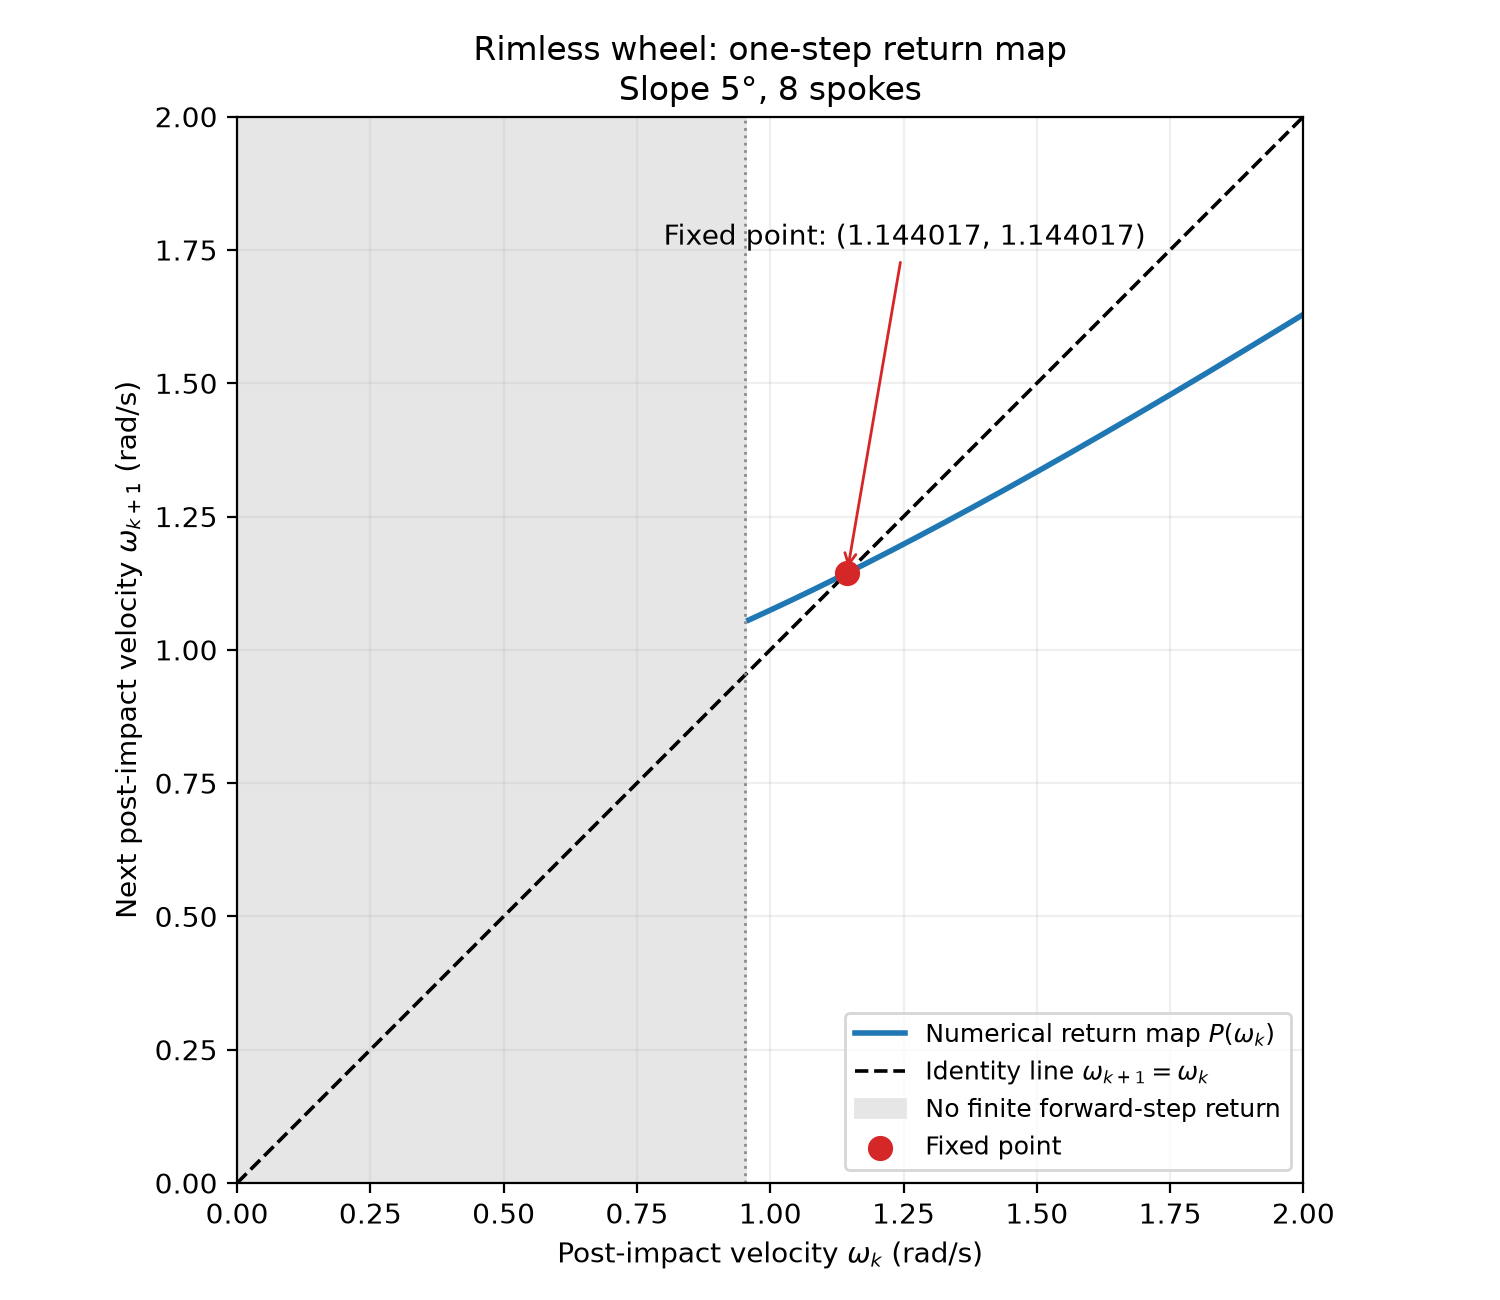

Here is the Python script that generated this plot:
"""HW1 return map from one downhill post-impact velocity to the next.

Run: uv run python -m HW1.rimless_wheel_return_map
Save map data and a plot; the Floquet analysis reuses the saved fixed point.
One step means a change of support spoke, not an integration timestep.
"""

import argparse
from pathlib import Path

import matplotlib.pyplot as plt
import numpy as np
from scipy.optimize import brentq

from models import rimless_wheel as model

from .rimless_wheel_roa import DEFAULT_PARAMS, advance_to_impact


def compute_return(angular_velocity, params, max_time=20.0, *, return_details=False):
    """Map post-impact speed omega to the next post-impact speed, both in rad/s.

    The initial angle is fixed at gamma - alpha, leaving one state coordinate.
    Require the next contact to be downhill; reverse contact or timeout returns
    NaN, not zero. return_details=True returns a dictionary including status,
    contact time, and pre-/post-impact states.
    """
    alpha = np.pi / params["num_spokes"]
    slope = params["slope_angle"]
    if not 0 <= slope < alpha or not 6 <= params["num_spokes"] <= 12:
        raise ValueError(
            "This forward-step map supports 0 <= slope < alpha, 6-12 spokes"
        )
    if not np.isfinite(angular_velocity) or max_time <= 0:
        raise ValueError("Use a finite velocity and a positive time horizon")

    # Keep invalid returns as NaN rather than plotting a missing step as zero speed.
    result = {
        "next_velocity": np.nan,
        "contact_time": np.nan,
        "pre_impact_state": np.full(2, np.nan),
        "post_impact_state": np.full(2, np.nan),
        "status": "nonpositive_initial_velocity",
    }
    if angular_velocity > 0:
        state = np.array([slope - alpha, angular_velocity])
        # At the energy threshold, upright is approached only at infinite time.
        # Exclude roundoff-sized equality to avoid a spurious finite forward return.
        barrier = 2 * params["gravity"] / params["length"] * (1 - np.cos(state[0]))
        if np.isclose(angular_velocity**2, barrier, rtol=1e-12, atol=1e-14):
            result["status"] = "separatrix_no_finite_return"
        else:
            time, before, hit = advance_to_impact(
                state,
                0.0,
                max_time,
                params,
                rtol=1e-10,
                atol=1e-12,
                max_step=0.05,
            )
            if not hit:
                result["status"] = "no_contact_before_timeout"
            else:
                result["contact_time"] = time
                result["pre_impact_state"] = before
                # Do not skip reverse contact and call a later downhill contact one step.
                if before[1] <= 0 or abs(before[0] - (slope + alpha)) > 1e-8:
                    result["status"] = "reverse_contact_not_a_forward_step"
                else:
                    # Use the same convention on both axes: post-impact velocity.
                    after = model.reset_state(time, before, params)
                    result["post_impact_state"] = after
                    result["next_velocity"] = float(after[1])
                    result["status"] = "forward_return"
    return result if return_details else result["next_velocity"]


def find_fixed_points(velocities, next_velocities, params, max_time=20.0):
    """Find P(omega) = omega within sampled valid intervals and return the roots.

    Bracket residual sign changes between adjacent samples and refine roots
    using the numerical map. This does not guarantee finding roots outside
    the samples or every root without a sign change.
    """
    roots = []

    def residual(velocity):
        """Return the vertical difference from the identity line; a root repeats speed."""
        return compute_return(velocity, params, max_time) - velocity

    for index in range(len(velocities) - 1):
        left, right = velocities[index : index + 2]
        mapped_left, mapped_right = next_velocities[index : index + 2]
        # Do not bracket a root across samples without valid returns.
        if not np.isfinite(mapped_left) or not np.isfinite(mapped_right):
            continue
        left_residual, right_residual = mapped_left - left, mapped_right - right
        if abs(left_residual) < 1e-10:
            root = left
        elif left_residual * right_residual < 0:
            root = brentq(residual, left, right, xtol=1e-10)
        else:
            continue
        # Adjacent intervals can identify the same root; store it only once.
        if not roots or abs(root - roots[-1]) > 1e-7:
            roots.append(root)
    # The loop checks left endpoints; check the final sample separately.
    if (
        np.isfinite(next_velocities[-1])
        and abs(next_velocities[-1] - velocities[-1]) < 1e-10
        and (not roots or abs(velocities[-1] - roots[-1]) > 1e-7)
    ):
        roots.append(velocities[-1])
    return np.array(roots)


# Floquet and parameter-sweep code import the map without running this experiment.
if __name__ == "__main__":
    parser = argparse.ArgumentParser(description=__doc__)
    parser.add_argument("--samples", type=int, default=201)
    parser.add_argument("--max-velocity", type=float, default=2.0)
    parser.add_argument("--max-time", type=float, default=20.0)
    parser.add_argument("--no-show", action="store_true")
    args = parser.parse_args()
    if args.samples < 2 or args.max_velocity <= 0 or args.max_time <= 0:
        parser.error("Use at least two samples and positive limits")
    # Sample the post-impact section and locate intersections with the identity line.
    params = DEFAULT_PARAMS.copy()
    velocities = np.linspace(0.0, args.max_velocity, args.samples)
    records = [
        compute_return(v, params, args.max_time, return_details=True)
        for v in velocities
    ]
    next_velocities = np.array([r["next_velocity"] for r in records])
    statuses = np.array([r["status"] for r in records])
    roots = find_fixed_points(velocities, next_velocities, params, args.max_time)

    # Independently check flight energy balance and reset, without replacing simulation.
    # energy_gain is an increment in speed squared, in (rad/s)**2, not joules.
    alpha = np.pi / params["num_spokes"]
    slope = params["slope_angle"]
    gravity_length = params["gravity"] / params["length"]
    threshold = np.sqrt(2 * gravity_length * (1 - np.cos(slope - alpha)))
    cosine = np.cos(2 * alpha)
    energy_gain = 4 * gravity_length * np.sin(alpha) * np.sin(slope)
    valid = np.isfinite(next_velocities)
    reference = cosine * np.sqrt(velocities[valid] ** 2 + energy_gain)
    max_error = (
        float(np.max(np.abs(reference - next_velocities[valid])))
        if np.any(valid)
        else np.nan
    )

    print(
        f"Section: theta = {np.rad2deg(slope - alpha):.6f} deg, AFTER downhill impact"
    )
    print(f"Forward-step threshold: omega > {threshold:.9f} rad/s")
    print(f"Valid forward returns: {np.count_nonzero(valid)}/{args.samples}")
    for status, count in zip(*np.unique(statuses, return_counts=True)):
        print(f"  {status}: {count}")
    if not roots.size:
        print("No fixed point found within the sampled valid domain.")
    for root in roots:
        details = compute_return(root, params, args.max_time, return_details=True)
        print(f"Fixed point: {root:.9f} rad/s")
        print(f"P(omega*) - omega*: {details['next_velocity'] - root:.3e} rad/s")
        print(f"One-step duration at fixed point: {details['contact_time']:.9f} s")
    print(f"Maximum error vs energy-balance formula: {max_error:.3e} rad/s")

    directory = Path(__file__).resolve().parent
    data_path = directory / "rimless_wheel_return_map_results.npz"
    figure_path = directory / "rimless_wheel_return_map.png"
    # Save unrounded roots and matching parameters for the later perturbation analysis.
    np.savez(
        data_path,
        initial_velocities=velocities,
        next_velocities=next_velocities,
        statuses=statuses,
        contact_times=np.array([r["contact_time"] for r in records]),
        pre_impact_states=np.array([r["pre_impact_state"] for r in records]),
        post_impact_states=np.array([r["post_impact_state"] for r in records]),
        fixed_points=roots,
        forward_threshold=threshold,
        max_formula_error=max_error,
        max_time=args.max_time,
        rtol=1e-10,
        atol=1e-12,
        max_step=0.05,
        section="immediately after downhill impact",
        **params,
    )
    # Plot the sampled map, identity line, and fixed point in the same experiment.
    fig, ax = plt.subplots(figsize=(7.5, 6.5))
    ax.plot(
        velocities,
        next_velocities,
        color="tab:blue",
        lw=2,
        label=r"Numerical return map $P(\omega_k)$",
    )
    ax.plot(
        velocities,
        velocities,
        "--",
        color="black",
        lw=1.3,
        label=r"Identity line $\omega_{k+1}=\omega_k$",
    )
    # Shading denotes no finite forward step, not a zero-valued portion of the map.
    ax.axvspan(0, threshold, color="0.9", label="No finite forward-step return")
    ax.axvline(threshold, color="0.55", ls=":", lw=1)
    # The intersection (omega*, omega*) represents periodic rolling, not rest.
    if roots.size:
        ax.scatter(roots, roots, color="tab:red", s=65, zorder=5, label="Fixed point")
        for root in roots:
            ax.annotate(
                f"Fixed point: ({root:.6f}, {root:.6f})",
                xy=(root, root),
                xytext=(0.40, 0.88),
                textcoords="axes fraction",
                fontsize=10,
                arrowprops={"arrowstyle": "->", "color": "tab:red"},
            )
    slope = np.rad2deg(params["slope_angle"])
    ax.set(
        xlabel=r"Post-impact velocity $\omega_k$ (rad/s)",
        ylabel=r"Next post-impact velocity $\omega_{k+1}$ (rad/s)",
        title=f"Rimless wheel: one-step return map\nSlope {slope:g}°, {params['num_spokes']} spokes",
        xlim=(velocities[0], velocities[-1]),
        ylim=(0, velocities[-1]),
    )
    ax.set_aspect("equal", adjustable="box")
    ax.grid(alpha=0.2)
    ax.legend(loc="lower right", fontsize=9)
    fig.tight_layout()
    fig.savefig(figure_path, dpi=200)
    if not args.no_show:
        plt.show()
    plt.close(fig)
    print(f"Saved data: {data_path}")
    print(f"Saved plot: {figure_path}")
